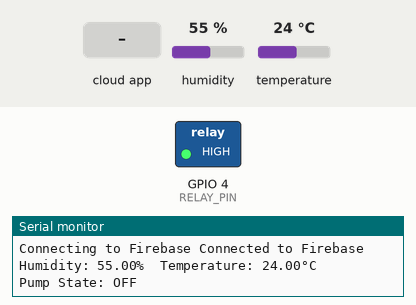
This sketch was run on a simulated ESP8266 (NodeMCU). Shown: switched loads named in the sketch (green lamp = pin HIGH), the last lines printed to the serial monitor. The test bench sets the inputs (shaded band); at power-on: humidity 55 %, temperature 24 °C. WiFi joins after 1.5 s; servers stay silent unless stated; the Firebase database answers and starts empty.

Above: at 5.3 s.
5.4 s: the phone or cloud app sets pump to 1
At 8.4 s:
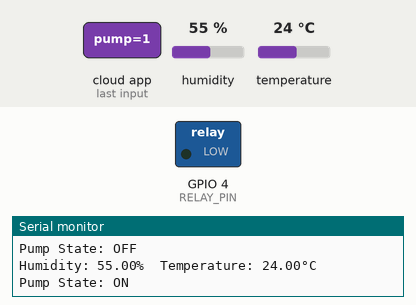
11.4 s: the phone or cloud app sets manualOverride to 0
At 13.4 s:
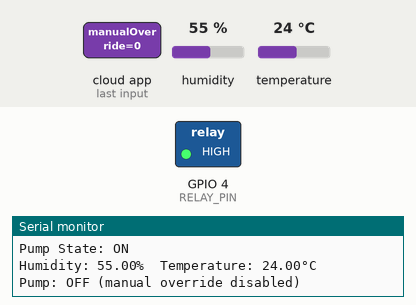
16.4 s: the phone or cloud app sets manualOverride to 1
At 18.4 s:
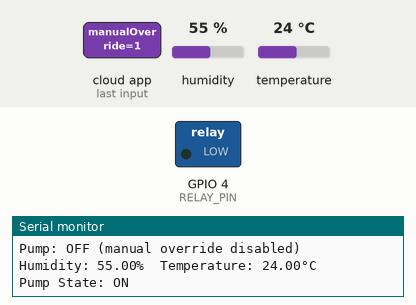
19.0 s: the phone or cloud app sets pump to 0
At 21.3 s:
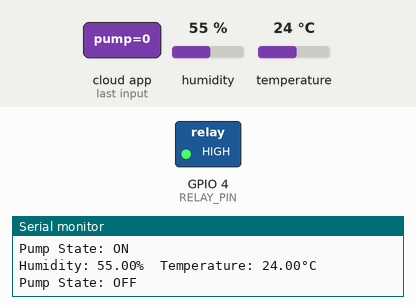
Timing chart, 0 to 22.6 s (numbered marks = the images above; inputs shaded):
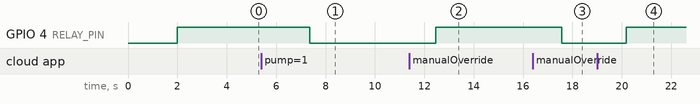

The sketch:

Sarsabz_zameen_arduino.ino
```cpp
#include <ESP8266WiFi.h>
#include <FirebaseESP8266.h>
#include <DHT.h>

#define DHTPIN 5          // DHT11 on D1
#define DHTTYPE DHT11
#define RELAY_PIN 4       // Relay on D2
#define WIFI_SSID "Solace tel Touseef"
#define WIFI_PASSWORD "satti786"
#define FIREBASE_HOST "https://final-year-project-iot-88e97-default-rtdb.asia-southeast1.firebasedatabase.app/"
#define FIREBASE_SECRET "AIzaSyB1oyNBslbCgeMod4WRLSoAhkg-xMznNXY"  //  web api or db secret

FirebaseData fbdo;
FirebaseConfig config;
FirebaseAuth auth;
DHT dht(DHTPIN, DHTTYPE);

void setup() {
  Serial.begin(115200);
  delay(2000);
  Serial.println("Starting Firebase Integration...");

  pinMode(RELAY_PIN, OUTPUT);
  digitalWrite(RELAY_PIN, HIGH);  // OFF (active-low)
  dht.begin();

  WiFi.begin(WIFI_SSID, WIFI_PASSWORD);
  Serial.print("Connecting to Wi-Fi: ");
  while (WiFi.status() != WL_CONNECTED) {
    delay(500);
    Serial.print(".");
  }
  Serial.println(" Connected");
  Serial.print("IP Address: ");
  Serial.println(WiFi.localIP());

  config.database_url = FIREBASE_HOST;
  config.signer.tokens.legacy_token = FIREBASE_SECRET;

  // Print host and secret
  Serial.print("Host: ");
  Serial.println(config.database_url.c_str());  // MB_String needs .c_str()
  Serial.print("Secret: ");
  Serial.println(config.signer.tokens.legacy_token);  // Already const char*, no .c_str()

  Firebase.begin(&config, &auth);
  Firebase.reconnectWiFi(true);

  Serial.print("Connecting to Firebase");
  unsigned long startTime = millis();
  while (!Firebase.ready() && (millis() - startTime < 30000)) {
    delay(500);
    Serial.print(".");
  }
  if (Firebase.ready()) {
    Serial.println(" Connected to Firebase");
    Firebase.setFloat(fbdo, "/sensors/humidity", 0);
    Firebase.setFloat(fbdo, "/sensors/temperature", 0);
    Firebase.setInt(fbdo, "/pump", 0);
    Firebase.setBool(fbdo, "/manualOverride", true);
  } else {
    Serial.println(" Failed to connect to Firebase");
    Serial.println("Error: " + String(fbdo.errorReason().c_str()));
  }
}

void loop() {
  if (Firebase.ready()) {
    // Read DHT11
    float humidity = dht.readHumidity();
    float temperature = dht.readTemperature();
    if (isnan(humidity) || isnan(temperature)) {
      Serial.println("Failed to read DHT11!");
    } else {
      Serial.print("Humidity: ");
      Serial.print(humidity);
      Serial.print("%  Temperature: ");
      Serial.print(temperature);
      Serial.println("°C");
      Firebase.setFloat(fbdo, "/sensors/humidity", humidity);
      Firebase.setFloat(fbdo, "/sensors/temperature", temperature);
    }

    // Relay control
    if (Firebase.getBool(fbdo, "/manualOverride") && fbdo.boolData()) {
      if (Firebase.getInt(fbdo, "/pump")) {
        int pumpState = fbdo.intData();
        digitalWrite(RELAY_PIN, pumpState ? LOW : HIGH);  // Active-low
        Serial.print("Pump State: ");
        Serial.println(pumpState ? "ON" : "OFF");
      }
    } else {
      digitalWrite(RELAY_PIN, HIGH);  // OFF if manualOverride is false
      Serial.println("Pump: OFF (manual override disabled)");
    }
  } else {
    Serial.println("Firebase not connected");
  }
  delay(2000);
}
```

Measured:
- after the input at 5.4 s, GPIO 4 (RELAY_PIN): HIGH → LOW after 2.0 s
- after the input at 11.4 s, GPIO 4 (RELAY_PIN): LOW → HIGH after 1.1 s
- after the input at 16.4 s, GPIO 4 (RELAY_PIN): HIGH → LOW after 1.2 s
- after the input at 19.0 s, GPIO 4 (RELAY_PIN): LOW → HIGH after 1.2 s
